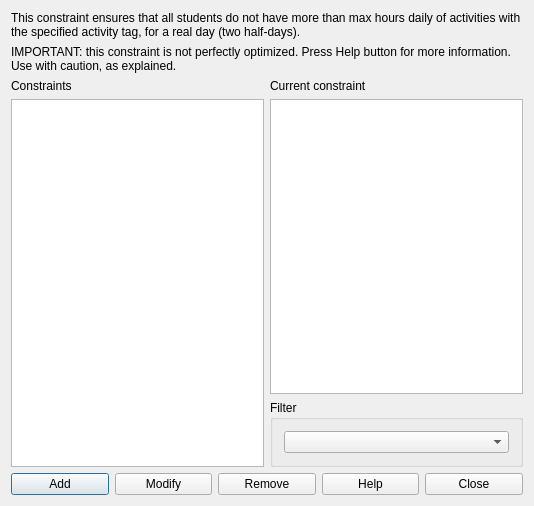
<?xml version="1.0" encoding="UTF-8"?>
<ui version="4.0">
 <class>ConstraintStudentsActivityTagMaxHoursDailyRealDaysForm_template</class>
 <widget class="QDialog" name="ConstraintStudentsActivityTagMaxHoursDailyRealDaysForm_template">
  <property name="geometry">
   <rect>
    <x>0</x>
    <y>0</y>
    <width>534</width>
    <height>506</height>
   </rect>
  </property>
  <property name="windowTitle">
   <string extracomment="This is the title of the dialog to see the list of all constraints of this type">Constraints students activity tag max hours daily real days</string>
  </property>
  <layout class="QGridLayout" name="gridLayout_2">
   <item row="0" column="0" colspan="2">
    <widget class="QLabel" name="textLabel1">
     <property name="sizePolicy">
      <sizepolicy hsizetype="Minimum" vsizetype="Minimum">
       <horstretch>0</horstretch>
       <verstretch>0</verstretch>
      </sizepolicy>
     </property>
     <property name="text">
      <string>This constraint ensures that all students do not have more than max hours daily of activities with the specified activity tag, for a real day (two half-days).</string>
     </property>
     <property name="wordWrap">
      <bool>true</bool>
     </property>
    </widget>
   </item>
   <item row="1" column="0" colspan="2">
    <widget class="QLabel" name="label">
     <property name="sizePolicy">
      <sizepolicy hsizetype="Minimum" vsizetype="Minimum">
       <horstretch>0</horstretch>
       <verstretch>0</verstretch>
      </sizepolicy>
     </property>
     <property name="text">
      <string>IMPORTANT: this constraint is not perfectly optimized. Press Help button for more information. Use with caution, as explained.</string>
     </property>
     <property name="wordWrap">
      <bool>true</bool>
     </property>
    </widget>
   </item>
   <item row="2" column="0" rowspan="2">
    <layout class="QVBoxLayout" name="verticalLayout">
     <item>
      <widget class="QLabel" name="constraintsTextLabel">
       <property name="frameShape">
        <enum>QFrame::NoFrame</enum>
       </property>
       <property name="frameShadow">
        <enum>QFrame::Plain</enum>
       </property>
       <property name="text">
        <string>Constraints</string>
       </property>
       <property name="wordWrap">
        <bool>false</bool>
       </property>
      </widget>
     </item>
     <item>
      <widget class="QListWidget" name="constraintsListWidget"/>
     </item>
    </layout>
   </item>
   <item row="2" column="1">
    <layout class="QVBoxLayout" name="verticalLayout_2">
     <item>
      <widget class="QLabel" name="currentConstraintTextLabel">
       <property name="text">
        <string>Current constraint</string>
       </property>
       <property name="wordWrap">
        <bool>false</bool>
       </property>
      </widget>
     </item>
     <item>
      <widget class="QPlainTextEdit" name="currentConstraintTextEdit"/>
     </item>
    </layout>
   </item>
   <item row="3" column="1">
    <widget class="QGroupBox" name="filterGroupBox">
     <property name="title">
      <string>Filter</string>
     </property>
     <layout class="QGridLayout" name="gridLayout">
      <item row="0" column="0">
       <widget class="QComboBox" name="activityTagsComboBox"/>
      </item>
     </layout>
    </widget>
   </item>
   <item row="4" column="0" colspan="2">
    <layout class="QHBoxLayout" name="horizontalLayout">
     <item>
      <widget class="QPushButton" name="addConstraintPushButton">
       <property name="text">
        <string>Add</string>
       </property>
      </widget>
     </item>
     <item>
      <widget class="QPushButton" name="modifyConstraintPushButton">
       <property name="text">
        <string>Modify</string>
       </property>
      </widget>
     </item>
     <item>
      <widget class="QPushButton" name="removeConstraintPushButton">
       <property name="text">
        <string>Remove</string>
       </property>
      </widget>
     </item>
     <item>
      <widget class="QPushButton" name="helpPushButton">
       <property name="text">
        <string>Help</string>
       </property>
      </widget>
     </item>
     <item>
      <widget class="QPushButton" name="closePushButton">
       <property name="text">
        <string>Close</string>
       </property>
      </widget>
     </item>
    </layout>
   </item>
  </layout>
 </widget>
 <layoutdefault spacing="6" margin="11"/>
 <resources/>
 <connections/>
</ui>
